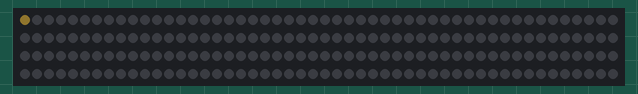
A sketch run on a simulated Arduino Uno, built with avr-gcc and run on an emulated ATmega328P. On the bench: 200 RGB LEDs in strip order, left to right, continuing on the next row. Dim RGB values are drawn brighter than linear; random numbers use the default seed unless the sketch sets one.

Above: at 0.1 s.
At 19.4 s:
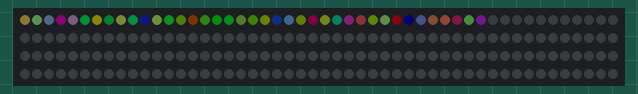
At 39.2 s:
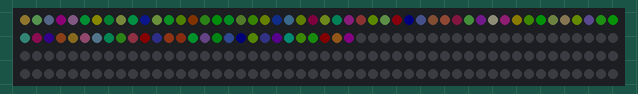

The sketch:

glowing_leds.ino
```cpp
#include <FastLED.h>
#include <stdlib.h>
#include <stdio.h>

#define LED_PIN A3
#define NUM_LEDS 200
#define BRIGHTNESS 50

CRGB	leds[NUM_LEDS];

void	setup()
{
	FastLED.addLeds<WS2812, LED_PIN, GRB>(leds, NUM_LEDS);
	FastLED.setBrightness(BRIGHTNESS);
}

void	loop()
{
	unsigned int i;
	unsigned int r;
	unsigned int g;
	unsigned int b;

	i, r, g, b = 0;
	while (i <= NUM_LEDS)
	{
		r = abs(rand() % 100 - rand() % 100);
		g = abs(rand() % 100 - rand() % 100);
		b = abs(rand() % 100 - rand() % 100);
		leds[i] = CRGB(r, g, b);
		FastLED.show();
		delay(500);
		i++;
	}
}
```
